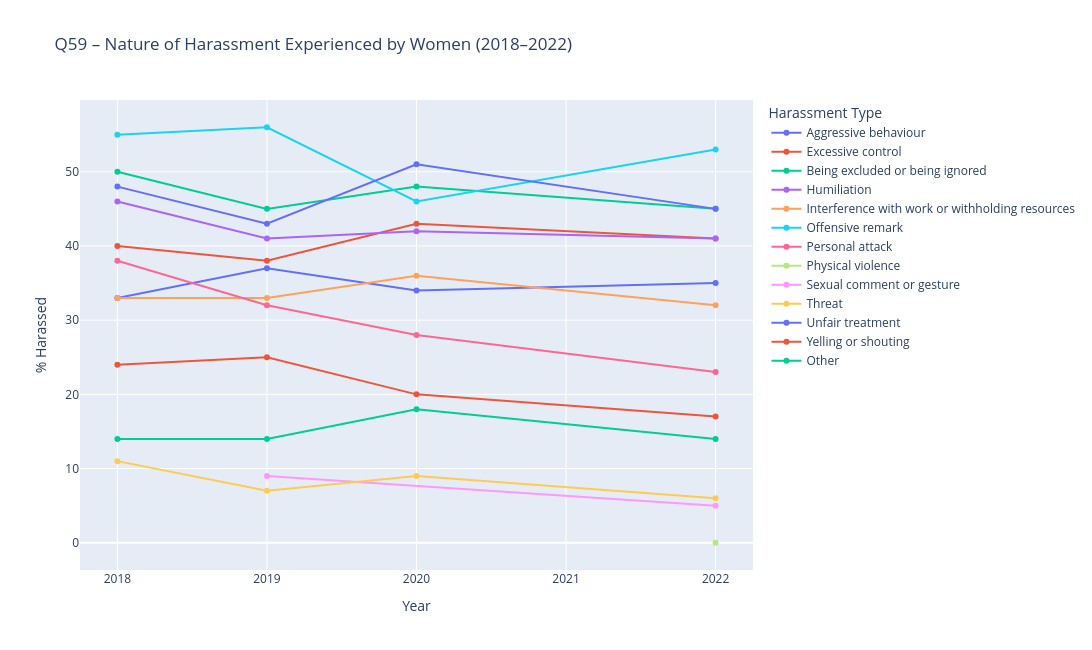

Notebook source saved alongside this figure:
### Code cell
# Filter Q59 (Nature of Harassment) for women
df_q59 = df[
    df["question"].str.match(r"Q59[a-m]") &
    (df["bycond"] == "Q117 = 2")
].copy()

# Extract harassment type
df_q59["harassment_type"] = df_q59["title_e"].str.extract(
    r"Question 59[a-m]\. Please indicate the nature of the harassment you experienced\. (.+)", expand=False
)

# Clean numeric columns
df_q59["harassed_pct"] = pd.to_numeric(df_q59["answer1"], errors="coerce")
df_q59["anscount"] = pd.to_numeric(df_q59["anscount"], errors="coerce")

# Hover label
df_q59["label"] = (
    "Year: " + df_q59["surveyr"].astype(str) +
    "<br>Type: " + df_q59["harassment_type"] +
    "<br>% Harassed: " + df_q59["harassed_pct"].astype(str) +
    "<br>ANSCOUNT: " + df_q59["anscount"].astype(str)
)

# Plot
fig = px.line(
    df_q59,
    x="surveyr",
    y="harassed_pct",
    color="harassment_type",
    markers=True,
    hover_name="label",
    title="Q59 – Nature of Harassment Experienced by Women (2018–2022)",
    labels={"surveyr": "Year", "harassed_pct": "% Harassed"}
)

fig.update_layout(
    width=1100,
    height=650,
    legend_title="Harassment Type",
    hovermode="x unified",
    xaxis=dict(dtick=1)
)

fig.show()

### Figure 1 — Plotly figure (JSON) as saved in the notebook; plotly's stock layout.template omitted (floating-point values rounded to 4 significant figures)
{"data": [{"hovertemplate": "<b>%{hovertext}</b><br><br>harassment_type=Aggressive behaviour<br>Year=%{x}<br>% Harassed=%{y}<extra></extra>", "hovertext": ["Year: 2022<br>Type: Aggressive behaviour<br>% Harassed: 35<br>ANSCOUNT: 330.0", "Year: 2020<br>Type: Aggressive behaviour<br>% Harassed: 34<br>ANSCOUNT: 318.0", "Year: 2019<br>Type: Aggressive behaviour<br>% Harassed: 37<br>ANSCOUNT: 419.0", "Year: 2018<br>Type: Aggressive behaviour<br>% Harassed: 33<br>ANSCOUNT: 372.0"], "legendgroup": "Aggressive behaviour", "line": {"color": "#636efa", "dash": "solid"}, "marker": {"symbol": "circle"}, "mode": "lines+markers", "name": "Aggressive behaviour", "orientation": "v", "showlegend": true, "type": "scatter", "x": [2022, 2020, 2019, 2018], "xaxis": "x", "y": [35, 34, 37, 33], "yaxis": "y"}, {"hovertemplate": "<b>%{hovertext}</b><br><br>harassment_type=Excessive control<br>Year=%{x}<br>% Harassed=%{y}<extra></extra>", "hovertext": ["Year: 2022<br>Type: Excessive control<br>% Harassed: 41<br>ANSCOUNT: 330.0", "Year: 2020<br>Type: Excessive control<br>% Harassed: 43<br>ANSCOUNT: 318.0", "Year: 2019<br>Type: Excessive control<br>% Harassed: 38<br>ANSCOUNT: 419.0", "Year: 2018<br>Type: Excessive control<br>% Harassed: 40<br>ANSCOUNT: 372.0"], "legendgroup": "Excessive control", "line": {"color": "#EF553B", "dash": "solid"}, "marker": {"symbol": "circle"}, "mode": "lines+markers", "name": "Excessive control", "orientation": "v", "showlegend": true, "type": "scatter", "x": [2022, 2020, 2019, 2018], "xaxis": "x", "y": [41, 43, 38, 40], "yaxis": "y"}, {"hovertemplate": "<b>%{hovertext}</b><br><br>harassment_type=Being excluded or being ignored<br>Year=%{x}<br>% Harassed=%{y}<extra></extra>", "hovertext": ["Year: 2022<br>Type: Being excluded or being ignored<br>% Harassed: 45<br>ANSCOUNT: 330.0", "Year: 2020<br>Type: Being excluded or being ignored<br>% Harassed: 48<br>ANSCOUNT: 318.0", "Year: 2019<br>Type: Being excluded or being ignored<br>% Harassed: 45<br>ANSCOUNT: 419.0", "Year: 2018<br>Type: Being excluded or being ignored<br>% Harassed: 50<br>ANSCOUNT: 372.0"], "legendgroup": "Being excluded or being ignored", "line": {"color": "#00cc96", "dash": "solid"}, "marker": {"symbol": "circle"}, "mode": "lines+markers", "name": "Being excluded or being ignored", "orientation": "v", "showlegend": true, "type": "scatter", "x": [2022, 2020, 2019, 2018], "xaxis": "x", "y": [45, 48, 45, 50], "yaxis": "y"}, {"hovertemplate": "<b>%{hovertext}</b><br><br>harassment_type=Humiliation<br>Year=%{x}<br>% Harassed=%{y}<extra></extra>", "hovertext": ["Year: 2022<br>Type: Humiliation<br>% Harassed: 41<br>ANSCOUNT: 330.0", "Year: 2020<br>Type: Humiliation<br>% Harassed: 42<br>ANSCOUNT: 318.0", "Year: 2019<br>Type: Humiliation<br>% Harassed: 41<br>ANSCOUNT: 419.0", "Year: 2018<br>Type: Humiliation<br>% Harassed: 46<br>ANSCOUNT: 373.0"], "legendgroup": "Humiliation", "line": {"color": "#ab63fa", "dash": "solid"}, "marker": {"symbol": "circle"}, "mode": "lines+markers", "name": "Humiliation", "orientation": "v", "showlegend": true, "type": "scatter", "x": [2022, 2020, 2019, 2018], "xaxis": "x", "y": [41, 42, 41, 46], "yaxis": "y"}, {"hovertemplate": "<b>%{hovertext}</b><br><br>harassment_type=Interference with work or withholding resources<br>Year=%{x}<br>% Harassed=%{y}<extra></extra>", "hovertext": ["Year: 2022<br>Type: Interference with work or withholding resources<br>% Harassed: 32<br>ANSCOUNT: 330.0", "Year: 2020<br>Type: Interference with work or withholding resources<br>% Harassed: 36<br>ANSCOUNT: 318.0", "Year: 2019<br>Type: Interference with work or withholding resources<br>% Harassed: 33<br>ANSCOUNT: 419.0", "Year: 2018<br>Type: Interference with work or withholding resources<br>% Harassed: 33<br>ANSCOUNT: 372.0"], "legendgroup": "Interference with work or withholding resources", "line": {"color": "#FFA15A", "dash": "solid"}, "marker": {"symbol": "circle"}, "mode": "lines+markers", "name": "Interference with work or withholding resources", "orientation": "v", "showlegend": true, "type": "scatter", "x": [2022, 2020, 2019, 2018], "xaxis": "x", "y": [32, 36, 33, 33], "yaxis": "y"}, {"hovertemplate": "<b>%{hovertext}</b><br><br>harassment_type=Offensive remark<br>Year=%{x}<br>% Harassed=%{y}<extra></extra>", "hovertext": ["Year: 2022<br>Type: Offensive remark<br>% Harassed: 53<br>ANSCOUNT: 330.0", "Year: 2020<br>Type: Offensive remark<br>% Harassed: 46<br>ANSCOUNT: 318.0", "Year: 2019<br>Type: Offensive remark<br>% Harassed: 56<br>ANSCOUNT: 419.0", "Year: 2018<br>Type: Offensive remark<br>% Harassed: 55<br>ANSCOUNT: 374.0"], "legendgroup": "Offensive remark", "line": {"color": "#19d3f3", "dash": "solid"}, "marker": {"symbol": "circle"}, "mode": "lines+markers", "name": "Offensive remark", "orientation": "v", "showlegend": true, "type": "scatter", "x": [2022, 2020, 2019, 2018], "xaxis": "x", "y": [53, 46, 56, 55], "yaxis": "y"}, {"hovertemplate": "<b>%{hovertext}</b><br><br>harassment_type=Personal attack<br>Year=%{x}<br>% Harassed=%{y}<extra></extra>", "hovertext": ["Year: 2022<br>Type: Personal attack<br>% Harassed: 23<br>ANSCOUNT: 330.0", "Year: 2020<br>Type: Personal attack<br>% Harassed: 28<br>ANSCOUNT: 318.0", "Year: 2019<br>Type: Personal attack<br>% Harassed: 32<br>ANSCOUNT: 419.0", "Year: 2018<br>Type: Personal attack<br>% Harassed: 38<br>ANSCOUNT: 372.0"], "legendgroup": "Personal attack", "line": {"color": "#FF6692", "dash": "solid"}, "marker": {"symbol": "circle"}, "mode": "lines+markers", "name": "Personal attack", "orientation": "v", "showlegend": true, "type": "scatter", "x": [2022, 2020, 2019, 2018], "xaxis": "x", "y": [23, 28, 32, 38], "yaxis": "y"}, {"hovertemplate": "<b>%{hovertext}</b><br><br>harassment_type=Physical violence<br>Year=%{x}<br>% Harassed=%{y}<extra></extra>", "hovertext": ["Year: 2022<br>Type: Physical violence<br>% Harassed: 0<br>ANSCOUNT: 330.0"], "legendgroup": "Physical violence", "line": {"color": "#B6E880", "dash": "solid"}, "marker": {"symbol": "circle"}, "mode": "lines+markers", "name": "Physical violence", "orientation": "v", "showlegend": true, "type": "scatter", "x": [2022], "xaxis": "x", "y": [0], "yaxis": "y"}, {"hovertemplate": "<b>%{hovertext}</b><br><br>harassment_type=Sexual comment or gesture<br>Year=%{x}<br>% Harassed=%{y}<extra></extra>", "hovertext": ["Year: 2022<br>Type: Sexual comment or gesture<br>% Harassed: 5<br>ANSCOUNT: 330.0", "Year: 2019<br>Type: Sexual comment or gesture<br>% Harassed: 9<br>ANSCOUNT: 419.0"], "legendgroup": "Sexual comment or gesture", "line": {"color": "#FF97FF", "dash": "solid"}, "marker": {"symbol": "circle"}, "mode": "lines+markers", "name": "Sexual comment or gesture", "orientation": "v", "showlegend": true, "type": "scatter", "x": [2022, 2019], "xaxis": "x", "y": [5, 9], "yaxis": "y"}, {"hovertemplate": "<b>%{hovertext}</b><br><br>harassment_type=Threat<br>Year=%{x}<br>% Harassed=%{y}<extra></extra>", "hovertext": ["Year: 2022<br>Type: Threat<br>% Harassed: 6<br>ANSCOUNT: 330.0", "Year: 2020<br>Type: Threat<br>% Harassed: 9<br>ANSCOUNT: 318.0", "Year: 2019<br>Type: Threat<br>% Harassed: 7<br>ANSCOUNT: 419.0", "Year: 2018<br>Type: Threat<br>% Harassed: 11<br>ANSCOUNT: 372.0"], "legendgroup": "Threat", "line": {"color": "#FECB52", "dash": "solid"}, "marker": {"symbol": "circle"}, "mode": "lines+markers", "name": "Threat", "orientation": "v", "showlegend": true, "type": "scatter", "x": [2022, 2020, 2019, 2018], "xaxis": "x", "y": [6, 9, 7, 11], "yaxis": "y"}, {"hovertemplate": "<b>%{hovertext}</b><br><br>harassment_type=Unfair treatment<br>Year=%{x}<br>% Harassed=%{y}<extra></extra>", "hovertext": ["Year: 2022<br>Type: Unfair treatment<br>% Harassed: 45<br>ANSCOUNT: 330.0", "Year: 2020<br>Type: Unfair treatment<br>% Harassed: 51<br>ANSCOUNT: 318.0", "Year: 2019<br>Type: Unfair treatment<br>% Harassed: 43<br>ANSCOUNT: 419.0", "Year: 2018<br>Type: Unfair treatment<br>% Harassed: 48<br>ANSCOUNT: 373.0"], "legendgroup": "Unfair treatment", "line": {"color": "#636efa", "dash": "solid"}, "marker": {"symbol": "circle"}, "mode": "lines+markers", "name": "Unfair treatment", "orientation": "v", "showlegend": true, "type": "scatter", "x": [2022, 2020, 2019, 2018], "xaxis": "x", "y": [45, 51, 43, 48], "yaxis": "y"}, {"hovertemplate": "<b>%{hovertext}</b><br><br>harassment_type=Yelling or shouting<br>Year=%{x}<br>% Harassed=%{y}<extra></extra>", "hovertext": ["Year: 2022<br>Type: Yelling or shouting<br>% Harassed: 17<br>ANSCOUNT: 330.0", "Year: 2020<br>Type: Yelling or shouting<br>% Harassed: 20<br>ANSCOUNT: 318.0", "Year: 2019<br>Type: Yelling or shouting<br>% Harassed: 25<br>ANSCOUNT: 419.0", "Year: 2018<br>Type: Yelling or shouting<br>% Harassed: 24<br>ANSCOUNT: 372.0"], "legendgroup": "Yelling or shouting", "line": {"color": "#EF553B", "dash": "solid"}, "marker": {"symbol": "circle"}, "mode": "lines+markers", "name": "Yelling or shouting", "orientation": "v", "showlegend": true, "type": "scatter", "x": [2022, 2020, 2019, 2018], "xaxis": "x", "y": [17, 20, 25, 24], "yaxis": "y"}, {"hovertemplate": "<b>%{hovertext}</b><br><br>harassment_type=Other<br>Year=%{x}<br>% Harassed=%{y}<extra></extra>", "hovertext": ["Year: 2022<br>Type: Other<br>% Harassed: 14<br>ANSCOUNT: 330.0", "Year: 2020<br>Type: Other<br>% Harassed: 18<br>ANSCOUNT: 318.0", "Year: 2019<br>Type: Other<br>% Harassed: 14<br>ANSCOUNT: 419.0", "Year: 2018<br>Type: Other<br>% Harassed: 14<br>ANSCOUNT: 372.0"], "legendgroup": "Other", "line": {"color": "#00cc96", "dash": "solid"}, "marker": {"symbol": "circle"}, "mode": "lines+markers", "name": "Other", "orientation": "v", "showlegend": true, "type": "scatter", "x": [2022, 2020, 2019, 2018], "xaxis": "x", "y": [14, 18, 14, 14], "yaxis": "y"}], "layout": {"height": 650, "hovermode": "x unified", "legend": {"title": {"text": "Harassment Type"}, "tracegroupgap": 0}, "title": {"text": "Q59 – Nature of Harassment Experienced by Women (2018–2022)"}, "width": 1100, "xaxis": {"anchor": "y", "domain": [0, 1], "dtick": 1, "title": {"text": "Year"}}, "yaxis": {"anchor": "x", "domain": [0, 1], "title": {"text": "% Harassed"}}}}
